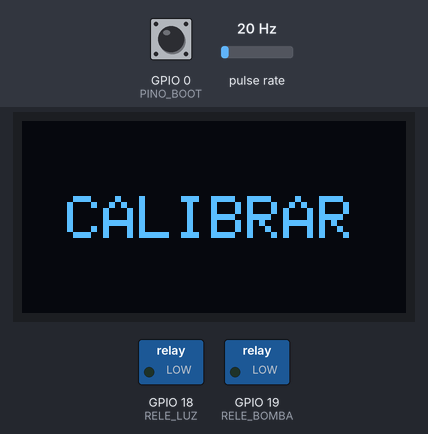
Simulated run of this sketch. Board: ESP32. Parts: 128×64 one-colour display, switched loads named in the sketch (green lamp = pin HIGH). Wiring (inferred from the names in the program): pulse sensor: data GPIO 25. The inputs (shaded band) are chosen by the test bench; at power-on: GPIO 0 (PINO_BOOT) HIGH, pulse rate 20 Hz. The OLED is the two-colour kind (top 16 rows yellow).

Above: at 0.1 s.
At 2.2 s:
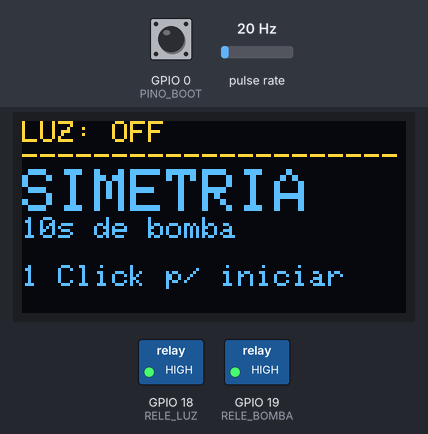
2.3 s: GPIO 0 (PINO_BOOT) pulled LOW for 0.15 s
At 3.7 s:
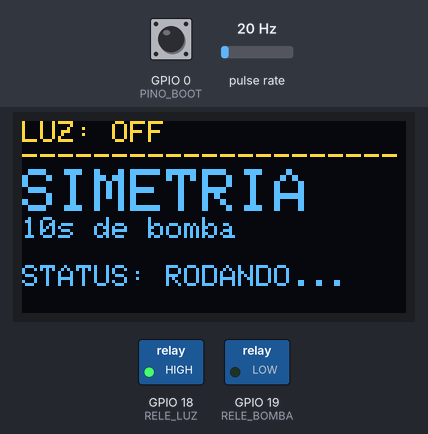
Timing chart, 0 to 14.4 s (numbered marks = the images above; inputs shaded):
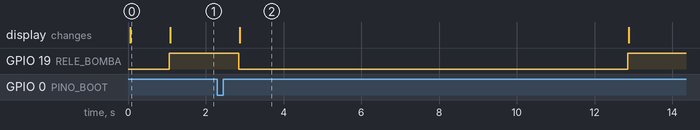

Measured:
- after the input at 2.3 s, GPIO 19 (RELE_BOMBA): HIGH → LOW after 0.55 s, → HIGH 10.0 s later; the display: changes after 0.58 s (image 2)
- what the display in image 0 shows lasts 1.0 s, from 0.1 s to 1.1 s

The sketch:

Testes_hidraulicos.ino
```cpp
#include <Wire.h>
#include <Adafruit_GFX.h>
#include <Adafruit_SSD1306.h>

// ==========================================
// 1. PINOS E CONFIGURAÇÃO
// ==========================================
#define I2C_SDA 21
#define I2C_SCL 22
#define SCREEN_WIDTH 128
#define SCREEN_HEIGHT 64
Adafruit_SSD1306 display(SCREEN_WIDTH, SCREEN_HEIGHT, &Wire, -1);

#define PINO_FLUXO 25
#define PINO_BOOT 0
#define RELE_LUZ 18
#define RELE_BOMBA 19
#define RELE_ON LOW
#define RELE_OFF HIGH

// ==========================================
// 2. VARIÁVEIS DE CALIBRAÇÃO (DADOS REAIS)
// ==========================================
float fatorK_atual = 58.62; // Pulsos/mL descobertos no teste anterior

// ==========================================
// 3. VARIÁVEIS DE ESTADO
// ==========================================
int etapaAtual = 2;
bool luzManualOn = false;
bool rodandoBomba = false;
volatile int pulsosFluxo = 0;
unsigned long tempoInicioTeste = 0;
unsigned long duracaoTeste_ms = 0;

// Máquina de Estados do Botão
unsigned long tempoUltimoClique = 0;
int contadorCliques = 0;
bool aguardandoSegurado = false;
unsigned long tempoBotaoPressionado = 0;
bool acaoExecutada = false;

// ==========================================
// 4. INTERRUPÇÕES
// ==========================================
void IRAM_ATTR ISR_ContaPulso() {
  pulsosFluxo++;
}

// ==========================================
// 5. SETUP
// ==========================================
void setup() {
  Serial.begin(115200);
  Wire.begin(I2C_SDA, I2C_SCL);

  if(!display.begin(SSD1306_SWITCHCAPVCC, 0x3C)) {
    Serial.println(F("Falha OLED"));
    for(;;);
  }

  display.clearDisplay();
  display.setTextColor(SSD1306_WHITE);
  display.setTextSize(2);
  display.setCursor(15, 25);
  display.println("CALIBRAR");
  display.display();
  delay(1000);

  pinMode(PINO_BOOT, INPUT_PULLUP);
  pinMode(PINO_FLUXO, INPUT_PULLUP);
  pinMode(RELE_LUZ, OUTPUT);
  pinMode(RELE_BOMBA, OUTPUT);

  digitalWrite(RELE_LUZ, RELE_OFF);
  digitalWrite(RELE_BOMBA, RELE_OFF);

  attachInterrupt(digitalPinToInterrupt(PINO_FLUXO), ISR_ContaPulso, FALLING);
  atualizarDisplay();
}

// ==========================================
// 6. LOOP PRINCIPAL
// ==========================================
void loop() {
  unsigned long tempoAtual = millis();
  bool botaoApertado = (digitalRead(PINO_BOOT) == LOW);

  static bool ultimoEstadoBotao = HIGH;

  // Aperto inicial
  if (botaoApertado && ultimoEstadoBotao == HIGH) {
    tempoBotaoPressionado = tempoAtual;
    acaoExecutada = false;
  }

  // Soltou o botão
  if (!botaoApertado && ultimoEstadoBotao == LOW) {
    unsigned long duracao = tempoAtual - tempoBotaoPressionado;
    if (duracao < 500 && !acaoExecutada) {
      contadorCliques++;
      tempoUltimoClique = tempoAtual;
    }
    aguardandoSegurado = false;
  }

  // Detecta se segurou por 2 segundos
  if (botaoApertado && (tempoAtual - tempoBotaoPressionado > 2000) && !acaoExecutada) {
    if (contadorCliques == 1) {
      // 1 Clique + Segurar 2s = AVANÇAR
      proximaEtapa();
      contadorCliques = 0;
    } else {
      // Apenas Segurar 2s = RESET
      resetarTeste();
    }
    acaoExecutada = true;
  }

  // Processa cliques após timeout (400ms sem novo clique)
  if (!botaoApertado && contadorCliques > 0 && (tempoAtual - tempoUltimoClique > 400)) {
    if (contadorCliques == 1) acaoCurta();
    else if (contadorCliques == 3) toggleLuz();
    contadorCliques = 0;
  }

  ultimoEstadoBotao = !botaoApertado;

  // Desligamento automático do Teste 2 (10s)
  if (etapaAtual == 2 && rodandoBomba) {
    if (tempoAtual - tempoInicioTeste >= 10000) {
      pararBomba();
    }
  }

  // Refresh dinâmico para o Teste 3 (Atualiza o visor a cada 500ms)
  if (etapaAtual == 3 && rodandoBomba) {
    static unsigned long ultimoRefresh = 0;
    if (tempoAtual - ultimoRefresh > 500) {
      atualizarDisplay();
      ultimoRefresh = tempoAtual;
    }
  }
}

// ==========================================
// 7. FUNÇÕES DE COMANDO
// ==========================================
void acaoCurta() {
  if (!rodandoBomba) {
    digitalWrite(RELE_BOMBA, RELE_ON);
    rodandoBomba = true;
    tempoInicioTeste = millis();
    if (etapaAtual == 3) { noInterrupts(); pulsosFluxo = 0; interrupts(); }
  } else {
    pararBomba();
  }
  atualizarDisplay();
}

void pararBomba() {
  digitalWrite(RELE_BOMBA, RELE_OFF);
  if (rodandoBomba && etapaAtual == 3) duracaoTeste_ms = millis() - tempoInicioTeste;
  rodandoBomba = false;
  atualizarDisplay();
}

void toggleLuz() {
  luzManualOn = !luzManualOn;
  digitalWrite(RELE_LUZ, luzManualOn ? RELE_ON : RELE_OFF);
  atualizarDisplay();
}

void resetarTeste() {
  pararBomba();
  duracaoTeste_ms = 0;
  noInterrupts(); pulsosFluxo = 0; interrupts();
  atualizarDisplay();
}

void proximaEtapa() {
  pararBomba();
  etapaAtual = (etapaAtual == 2) ? 3 : 2;
  atualizarDisplay();
}

// ==========================================
// 8. RENDERIZAÇÃO DO DISPLAY
// ==========================================
void atualizarDisplay() {
  display.clearDisplay();
  display.setCursor(0, 0);
  display.setTextSize(1);

  // Status da Luz no topo
  display.print("LUZ: "); display.println(luzManualOn ? "ON [3-Clicks]" : "OFF");
  display.println("---------------------");

  if (etapaAtual == 2) {
    display.setTextSize(2); display.println("SIMETRIA");
    display.setTextSize(1); display.println("10s de bomba");
    if (rodandoBomba) display.println("\nSTATUS: RODANDO...");
    else display.println("\n1 Click p/ iniciar");
  }
  else {
    display.setTextSize(2); display.println("FATOR K");
    display.setTextSize(1);

    // Leitura segura dos pulsos
    noInterrupts(); int p = pulsosFluxo; interrupts();

    // Cálculos de tempo e volume esperado
    float s = rodandoBomba ? (millis() - tempoInicioTeste)/1000.0 : duracaoTeste_ms/1000.0;
    float volumeCalculado = p / fatorK_atual; // mL baseados no Fator K atual

    display.print("Pulsos: "); display.println(p);
    display.print("Tempo : "); display.print(s, 1); display.println(" s");
    display.print("Vol.  : "); display.print(volumeCalculado, 1); display.println(" mL");

    if (s > 0) {
       display.print("Vazao : "); display.print(volumeCalculado/s, 2); display.println(" mL/s");
    } else {
       display.println("Vazao : 0.00 mL/s");
    }
  }
  display.display();
}
```
